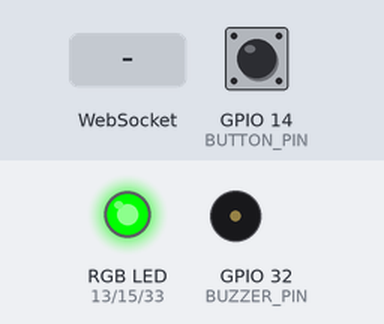
Recording of a program running on a simulated ESP32. Parts: an RGB LED mixed from three pins (HIGH = lit), buzzer (waves = sounding). Inputs (shaded band) come from the test bench; at power-on: GPIO 14 (BUTTON_PIN) HIGH. WiFi joins after 1.5 s; servers stay silent unless stated; what the program prints to the serial monitor is not drawn.

Above: at 2.7 s.
2.8 s: GPIO 14 (BUTTON_PIN) pulled LOW for 0.15 s
At 3.25 s:
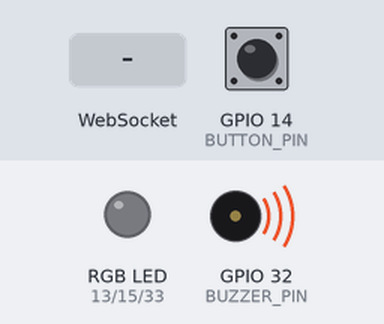
4.8 s: WebSocket text "colour:1,0,1" received
At 5.1 s:
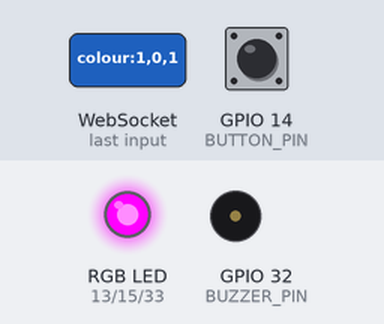
6.3 s: GPIO 14 (BUTTON_PIN) pulled LOW for 3.2 s
At 10.0 s:
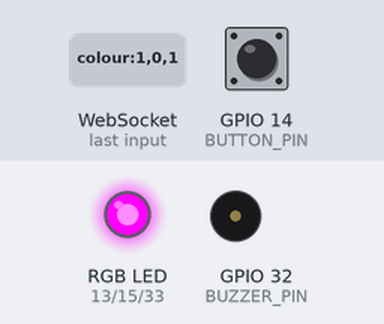
Timing chart, 0 to 11.5 s (numbered marks = the images above; inputs shaded):
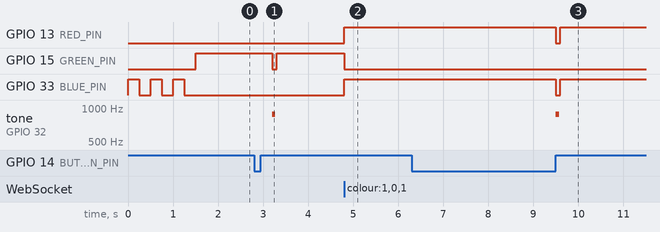

Measured:
- after the input at 2.8 s, GPIO 15 (GREEN_PIN): HIGH → LOW after 0.40 s, → HIGH 0.10 s later; tone on GPIO 32 (BUZZER_PIN): silent → 880 Hz after 0.40 s, → silent 0.07 s later
- after the input at 4.8 s, GPIO 13 (RED_PIN), GPIO 33 (BLUE_PIN): LOW → HIGH at once; GPIO 15 (GREEN_PIN): HIGH → LOW at once
- after the input at 6.3 s, GPIO 13 (RED_PIN), GPIO 33 (BLUE_PIN): HIGH → LOW after 3.2 s, → HIGH 0.10 s later; tone on GPIO 32 (BUZZER_PIN): silent → 880 Hz after 3.2 s, → silent 0.07 s later

The program:

main.cpp
```cpp
#include <Arduino.h>
#include <WiFi.h>
#include <ESPmDNS.h>
#include <WebSocketsServer.h>
#include "secrets.h"

// 07 - Web art. The button plays a picture on a web page, over WiFi.
// Wiring: the same as 06. RGB LED on 13, 15 and 33, button on 14, buzzer on 32.
//
// What happens:
//   1. The board joins the WiFi named in secrets.h. While it tries, the light blinks blue.
//   2. It opens a live connection that a web page can join, at esp32-art.local, port 81.
//   3. It counts presses of the button: one, two or three, close together.
//   4. It sends the count to the web page, and beeps and blinks once per press.
//   5. The web page sends a colour back, and the RGB LED changes to match the screen.

const int RED_PIN = 13;
const int GREEN_PIN = 15;
const int BLUE_PIN = 33;
const int BUTTON_PIN = 14;
const int BUZZER_PIN = 32;

const bool COMMON_ANODE = false;   // change to true if you changed it in 05

const char* BOARD_NAME = "esp32-art";   // the page finds the board at esp32-art.local
const int PORT = 81;

const unsigned long BOUNCE_MS = 30;    // ignore button wobble shorter than this
const unsigned long GAP_MS = 400;      // presses closer together than this count as one group

WebSocketsServer pageLink(PORT);

bool red = false, green = true, blue = false;   // the colour the page asked for

bool wasPressed = false;
unsigned long lastChange = 0;
unsigned long lastPressAt = 0;
int pressCount = 0;
unsigned long lastAddressAt = 0;

void setColour(bool r, bool g, bool b) {
  // the other kind of RGB LED lights up when the pin is off, so this swaps them
  digitalWrite(RED_PIN,   r != COMMON_ANODE);
  digitalWrite(GREEN_PIN, g != COMMON_ANODE);
  digitalWrite(BLUE_PIN,  b != COMMON_ANODE);
}

void showPageColour() {
  setColour(red, green, blue);
}

// Feedback: one beep and one blink of the light per press.
void answerPresses(int count) {
  for (int i = 0; i < count; i = i + 1) {
    setColour(false, false, false);
    tone(BUZZER_PIN, 880, 70);
    delay(100);
    showPageColour();
    delay(100);
  }
}

// Messages from the web page look like "colour:1,0,1" for red and blue.
void onPageMessage(uint8_t who, WStype_t type, uint8_t* data, size_t length) {
  if (type == WStype_CONNECTED) {
    Serial.println("A web page joined.");
    pageLink.sendTXT(who, "hello");
  } else if (type == WStype_DISCONNECTED) {
    Serial.println("A web page left.");
  } else if (type == WStype_TEXT) {
    String message = "";
    for (size_t i = 0; i < length; i = i + 1) {
      message += (char)data[i];
    }
    if (message.startsWith("colour:") && message.length() >= 12) {
      red = message.charAt(7) == '1';
      green = message.charAt(9) == '1';
      blue = message.charAt(11) == '1';
      showPageColour();
    }
  }
}

void joinWifi() {
  Serial.print("Joining WiFi ");
  Serial.println(WIFI_NAME);
  WiFi.mode(WIFI_STA);
  WiFi.setAutoReconnect(true);
  WiFi.begin(WIFI_NAME, WIFI_PASSWORD);

  bool lightOn = false;
  while (WiFi.status() != WL_CONNECTED) {   // blink blue until it joins
    lightOn = !lightOn;
    setColour(false, false, lightOn);
    delay(250);
    Serial.print(".");
  }

  Serial.println();
  Serial.print("Joined. The board's address is ");
  Serial.println(WiFi.localIP());

  if (MDNS.begin(BOARD_NAME)) {
    Serial.print("Or use the name ");
    Serial.print(BOARD_NAME);
    Serial.println(".local");
  }
}

// Counts presses. When the button has been quiet for GAP_MS, the group is done.
void countPresses() {
  bool pressed = digitalRead(BUTTON_PIN) == LOW;
  unsigned long now = millis();

  if (pressed != wasPressed && now - lastChange > BOUNCE_MS) {
    lastChange = now;
    wasPressed = pressed;
    if (pressed) {
      pressCount = pressCount + 1;
      lastPressAt = now;
    }
  }

  if (pressCount > 0 && !pressed && now - lastPressAt > GAP_MS) {
    int count = pressCount;
    if (count > 3) {
      count = 3;
    }
    String message = "press:" + String(count);
    pageLink.broadcastTXT(message);
    Serial.println(message);
    answerPresses(count);
    pressCount = 0;
  }
}

void setup() {
  pinMode(RED_PIN, OUTPUT);
  pinMode(GREEN_PIN, OUTPUT);
  pinMode(BLUE_PIN, OUTPUT);
  pinMode(BUZZER_PIN, OUTPUT);
  pinMode(BUTTON_PIN, INPUT_PULLUP);
  Serial.begin(115200);

  joinWifi();
  pageLink.begin();
  pageLink.onEvent(onPageMessage);
  showPageColour();
}

// Says the board's address again every five seconds, so it is easy to catch in the Serial Monitor.
void repeatAddress() {
  if (millis() - lastAddressAt > 5000) {
    lastAddressAt = millis();
    Serial.print("The board's address is ");
    Serial.println(WiFi.localIP());
  }
}

void loop() {
  pageLink.loop();
  countPresses();
  repeatAddress();
}
```

secrets.h
```cpp
// The WiFi the board joins. Change these to your own hotspot name and password.

#define WIFI_NAME     "iTrigger"
#define WIFI_PASSWORD "espressifff"
```
